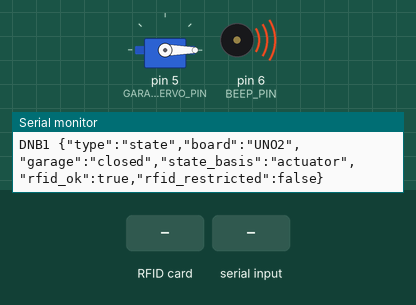
Bench run of a sketch on a simulated Arduino Uno, built with avr-gcc and run on an emulated ATmega328P. On the bench: servo, buzzer (waves = sounding, pin HIGH), the last lines printed to the serial monitor. The inputs (shaded band) are chosen by the test bench. Pins used as bus, display or sensor lines are not drawn.

Above: at 1.7 s.
1.8 s: RFID card 5E 7A 19 C4 held to the reader
At 2.09 s:
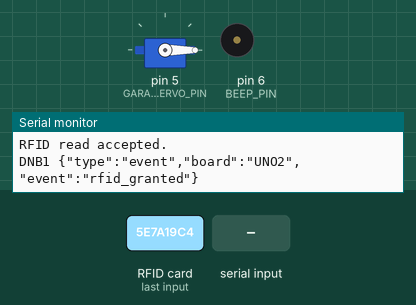
At 3.34 s:
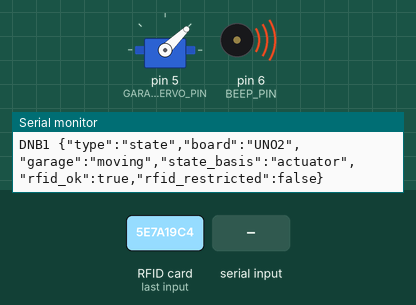
4.8 s: RFID card 5E 7A 19 C4 held to the reader
At 6.1 s:
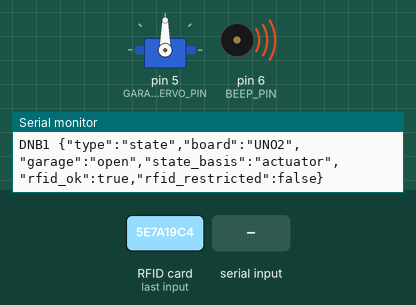
6.4 s: "1\n" received over Serial
Timing chart, 0 to 13.9 s (numbered marks = the images above; inputs shaded):
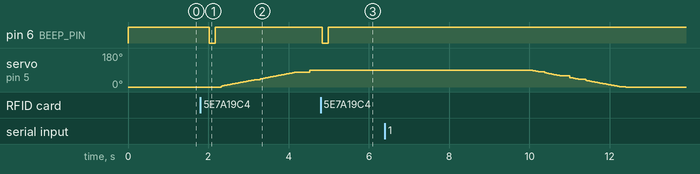

Measured:
- after the input at 1.8 s, pin 6 (BEEP_PIN): HIGH → LOW after 0.22 s, → HIGH 0.15 s later; servo on pin 5 (GARAGE_SERVO_PIN): moves from 0° to 90° over 2.2 s, starting after 0.52 s
- after the input at 4.8 s, pin 6 (BEEP_PIN): HIGH → LOW at once, → HIGH 0.15 s later

The sketch:

Uno2_RFID_Door.ino
```cpp
#include <MFRC522.h>
#include <Servo.h>
#include <SPI.h>
#include <ctype.h>
#include <string.h>
#include <DnbLink.h>
#include <DnbPin.h>

// UNO board 2: garage RFID access and garage door servo.
// D0/D1 stay free for USB serial.
//
// Sensor Shield V5.0 wiring:
//   RC522 SDA/SS -> D10 S
//   RC522 RST    -> D9 S
//   RC522 MOSI   -> D11 S
//   RC522 MISO   -> D12 S
//   RC522 SCK    -> D13 S
//   RC522 3.3V   -> POWER 3V3
//   RC522 GND    -> POWER GND
//   RC522 IRQ    -> not connected
//   Servo signal  -> D5 S
//   Servo VCC     -> external 5V or shield servo power V
//   Servo GND     -> common GND with UNO
//   MH-FMD IN      -> D6 S
//   MH-FMD VCC     -> 5V
//   MH-FMD GND     -> GND
const byte GARAGE_SERVO_PIN = 5;
const byte BEEP_PIN = 6;
const byte RFID_RST_PIN = 9;
const byte RFID_SS_PIN = 10;
const byte RFID_MOSI_PIN = 11;
const byte RFID_MISO_PIN = 12;
const byte RFID_SCK_PIN = 13;

const int DOOR_CLOSED_ANGLE = 0;
const int DOOR_OPEN_ANGLE = 90;

const unsigned long DOOR_OPEN_TIME_MS = 5000UL;
const unsigned long SERVO_HOLD_TIME_MS = 1200UL;
const unsigned long SERVO_STEP_DELAY_MS = 25UL;
const unsigned long BEEP_TIME_MS = 150UL;
const unsigned long RFID_UNLOCK_COOLDOWN_MS = 2000UL;
const unsigned long RFID_RECOVERY_INTERVAL_MS = 3000UL;
const unsigned long SERIAL_IDLE_COMMAND_MS = 800UL;
const unsigned long STATUS_INTERVAL_MS = 1000UL;

DnbPin garagePin("1234");

MFRC522 rfid(RFID_SS_PIN, RFID_RST_PIN);
Servo garageServo;

bool doorIsOpen = false;
unsigned long doorOpenedAt = 0;
unsigned long servoDetachAt = 0;
unsigned long lastRfidUnlockAt = 0;
unsigned long lastRfidInitAt = 0;
unsigned long lastStatusPrintAt = 0;
int currentDoorAngle = DOOR_CLOSED_ANGLE;
int targetDoorAngle = DOOR_CLOSED_ANGLE;
bool doorMoving = false;
unsigned long lastServoStepAt = 0;
void printDnbState();
const char *executeDnb(const char *op, char *args, unsigned long now);

void setup() {
  Serial.begin(9600);
  garagePin.begin();

  pinMode(RFID_SS_PIN, OUTPUT);
  digitalWrite(RFID_SS_PIN, HIGH);
  pinMode(RFID_RST_PIN, OUTPUT);
  digitalWrite(RFID_RST_PIN, HIGH);
  pinMode(BEEP_PIN, OUTPUT);
  digitalWrite(BEEP_PIN, HIGH);

  SPI.begin();
  setupRfid(true);

  Serial.println(F("UNO2 RFID garage door controller started."));
  Serial.println(F("Present a readable RFID card or enter the access code."));
  printHelp();
  moveDoorServoTo(DOOR_CLOSED_ANGLE, millis());
  DnbLink::identity(F("UNO2"));
}

void loop() {
  handleSerialInput(millis());
  handleRfidAccess(millis());
  updateDoor(millis());
  printStatusIfNeeded(millis());
}

void setupRfid(bool printDetails) {
  rfid.PCD_Init();
  delay(100);
  rfid.PCD_AntennaOn();
  rfid.PCD_SetAntennaGain(MFRC522::RxGain_avg);
  rfid.PCD_StopCrypto1();
  lastRfidInitAt = millis();

  if (!printDetails) {
    return;
  }

  byte version = rfid.PCD_ReadRegister(MFRC522::VersionReg);
  Serial.print(F("RC522 ready. SS=D10 RST=D9 Version=0x"));
  Serial.println(version, HEX);
  Serial.println(F("RFID wiring on Sensor Shield:"));
  Serial.print(F("  SDA/SS -> D"));
  Serial.print(RFID_SS_PIN);
  Serial.println(F(" S"));
  Serial.print(F("  RST    -> D"));
  Serial.print(RFID_RST_PIN);
  Serial.println(F(" S"));
  Serial.print(F("  MOSI   -> D"));
  Serial.print(RFID_MOSI_PIN);
  Serial.println(F(" S"));
  Serial.print(F("  MISO   -> D"));
  Serial.print(RFID_MISO_PIN);
  Serial.println(F(" S"));
  Serial.print(F("  SCK    -> D"));
  Serial.print(RFID_SCK_PIN);
  Serial.println(F(" S"));
  Serial.println(F("  3.3V   -> POWER 3V3"));
  Serial.println(F("  GND    -> POWER GND"));
  Serial.println(F("RC522 receiver gain=average."));

  if (version == 0x00 || version == 0xFF) {
    Serial.println(F("RC522 not responding. Check 3.3V, GND, D9/D10/D11/D12/D13."));
  }
}

void recoverRfid() {
  Serial.println(F("Reinitializing RC522 and antenna..."));
  rfid.PCD_AntennaOff();
  delay(50);
  setupRfid(false);
}

void handleRfidAccess(unsigned long now) {
  if (now - lastRfidUnlockAt < RFID_UNLOCK_COOLDOWN_MS) {
    return;
  }

  if (!rfid.PICC_IsNewCardPresent()) {
    if (now - lastRfidInitAt >= RFID_RECOVERY_INTERVAL_MS) {
      recoverRfid();
    }
    return;
  }

  const bool readOk = rfid.PICC_ReadCardSerial();
  const bool validSize = rfid.uid.size == 4 || rfid.uid.size == 7 || rfid.uid.size == 10;
  if (!readOk || !validSize) {
    Serial.println(F("RFID read failed; access denied."));
    DnbLink::event(F("UNO2"), F("rfid_denied"));
    if (readOk) rfid.PICC_HaltA();
    rfid.PCD_StopCrypto1();
    lastRfidUnlockAt = now;
    return;
  }
  Serial.println(F("RFID read accepted."));
  DnbLink::event(F("UNO2"), F("rfid_granted"));
  beepOnce();
  openDoor(millis());
  lastRfidUnlockAt = millis();
  rfid.PICC_HaltA();
  rfid.PCD_StopCrypto1();
}

void beepOnce() {
  digitalWrite(BEEP_PIN, LOW);
  delay(BEEP_TIME_MS);
  digitalWrite(BEEP_PIN, HIGH);
}

void updateDoor(unsigned long now) {
  if (doorMoving && now - lastServoStepAt >= SERVO_STEP_DELAY_MS) {
    unsigned long steps = (now - lastServoStepAt) / SERVO_STEP_DELAY_MS;
    int remaining = abs(targetDoorAngle - currentDoorAngle);
    if (steps > (unsigned long)remaining) steps = remaining;
    currentDoorAngle += targetDoorAngle > currentDoorAngle ? (int)steps : -(int)steps;
    lastServoStepAt = now;
    garageServo.write(currentDoorAngle);
    if (currentDoorAngle == targetDoorAngle) {
      doorMoving = false;
      doorIsOpen = targetDoorAngle == DOOR_OPEN_ANGLE;
      if (doorIsOpen) doorOpenedAt = now;
      servoDetachAt = now + SERVO_HOLD_TIME_MS;
      printDnbState();
    }
  }
  if (!doorMoving && doorIsOpen && now - doorOpenedAt >= DOOR_OPEN_TIME_MS) {
    closeDoor(now);
  }

  releaseServoIfReady(now);
}

void moveDoorServoTo(int targetAngle, unsigned long now) {
  targetAngle = constrain(targetAngle, 0, 180);

  if (!garageServo.attached()) {
    garageServo.attach(GARAGE_SERVO_PIN);
  }

  targetDoorAngle = targetAngle;
  doorMoving = targetDoorAngle != currentDoorAngle;
  lastServoStepAt = now;
  servoDetachAt = doorMoving ? 0 : now + SERVO_HOLD_TIME_MS;
  garageServo.write(currentDoorAngle);
}

void releaseServoIfReady(unsigned long now) {
  if (garageServo.attached() && servoDetachAt > 0 && (long)(now - servoDetachAt) >= 0) {
    garageServo.detach();
    servoDetachAt = 0;
  }
}

void openDoor(unsigned long now) {
  moveDoorServoTo(DOOR_OPEN_ANGLE, now);
  if (!doorMoving) { doorIsOpen = true; doorOpenedAt = now; }
  Serial.println(F("Garage opening requested."));
}

void closeDoor(unsigned long now) {
  moveDoorServoTo(DOOR_CLOSED_ANGLE, now);
  if (!doorMoving) doorIsOpen = false;
  Serial.println(F("Garage closing requested."));
}

void handleSerialInput(unsigned long now) {
  DnbLink::poll(now, F("UNO2"), executeDnb, printDnbState, processCommand);
}

void processCommand(char *rawCommand, unsigned long now) {
  char *command = trimText(rawCommand);

  if (command[0] == '\0') {
    return;
  }

  if (matchesAccessCode(command) || equalsIgnoreCase(command, "OPEN")) {
    openDoor(now);
  } else if (equalsIgnoreCase(command, "CLOSE")) {
    closeDoor(now);
  } else if (equalsIgnoreCase(command, "STATUS")) {
    printStatus(true);
  } else if (equalsIgnoreCase(command, "HELP")) {
    printHelp();
  } else {
    Serial.println(F("Unknown command. Type HELP."));
  }
}

bool matchesAccessCode(char *command) {
  char *code = command;

  if (startsWithIgnoreCase(command, "PIN ")) {
    code = trimText(command + 4);
  } else if (startsWithIgnoreCase(command, "CODE ")) {
    code = trimText(command + 5);
  }

  return garagePin.matches(code);
}

char *trimText(char *text) {
  while (*text != '\0' && isspace((unsigned char)*text)) {
    text++;
  }

  char *end = text + strlen(text);
  while (end > text && isspace((unsigned char)*(end - 1))) {
    end--;
  }

  *end = '\0';
  return text;
}

bool equalsIgnoreCase(const char *left, const char *right) {
  while (*left != '\0' && *right != '\0') {
    if (toupper((unsigned char)*left) != toupper((unsigned char)*right)) {
      return false;
    }

    left++;
    right++;
  }

  return *left == '\0' && *right == '\0';
}

bool startsWithIgnoreCase(const char *text, const char *prefix) {
  while (*prefix != '\0') {
    if (*text == '\0' || toupper((unsigned char)*text) != toupper((unsigned char)*prefix)) {
      return false;
    }

    text++;
    prefix++;
  }

  return true;
}

void printHelp() {
  Serial.println(F("Commands: STATUS, OPEN, CLOSE, PIN <code>, HELP; DNB1 GARAGE_PIN"));
}

void printStatusIfNeeded(unsigned long now) {
  if (now - lastStatusPrintAt < STATUS_INTERVAL_MS) {
    return;
  }

  lastStatusPrintAt = now;
  printStatus(false);
  printDnbState();
}

void printStatus(bool forceHeader) {
  if (forceHeader) {
    Serial.println(F("---- UNO2 STATUS ----"));
  }

  Serial.print(F("Garage door="));
  Serial.println(doorIsOpen ? F("OPEN") : F("CLOSED"));
  printRfidCommunicationStatus();
}

void printRfidCommunicationStatus() {
  byte version = rfid.PCD_ReadRegister(MFRC522::VersionReg);

  Serial.print(F("RC522 communication="));
  if (version == 0x00 || version == 0xFF) {
    Serial.print(F("NO_RESPONSE"));
  } else {
    Serial.print(F("OK"));
  }

  Serial.print(F(" VersionReg=0x"));
  if (version < 0x10) {
    Serial.print('0');
  }
  Serial.println(version, HEX);
}

const char *executeDnb(const char *op, char *args, unsigned long now) {
  if (DnbLink::opcode(op, F("GARAGE_PIN"))) {
    if (!DnbPin::valid(args)) return "invalid_pin";
    return garagePin.save(args) ? 0 : "pin_write_failed";
  }
  if (args && *args) return "unexpected_args";
  if (DnbLink::opcode(op, F("DOOR_OPEN"))) openDoor(now);
  else if (DnbLink::opcode(op, F("DOOR_CLOSE"))) closeDoor(now);
  else return "unsupported_command";
  return 0;
}

void printDnbState() {
  byte version = rfid.PCD_ReadRegister(MFRC522::VersionReg);
  Serial.print(F("DNB1 {\"type\":\"state\",\"board\":\"UNO2\",\"garage\":\""));
  Serial.print(doorMoving ? F("moving") : doorIsOpen ? F("open") : F("closed"));
  Serial.print(F("\",\"state_basis\":\"actuator\",\"rfid_ok\":"));
  Serial.print(version != 0 && version != 255 ? F("true") : F("false"));
  Serial.print(F(",\"rfid_restricted\":")); Serial.print(F("false"));
  Serial.println('}');
}
```
